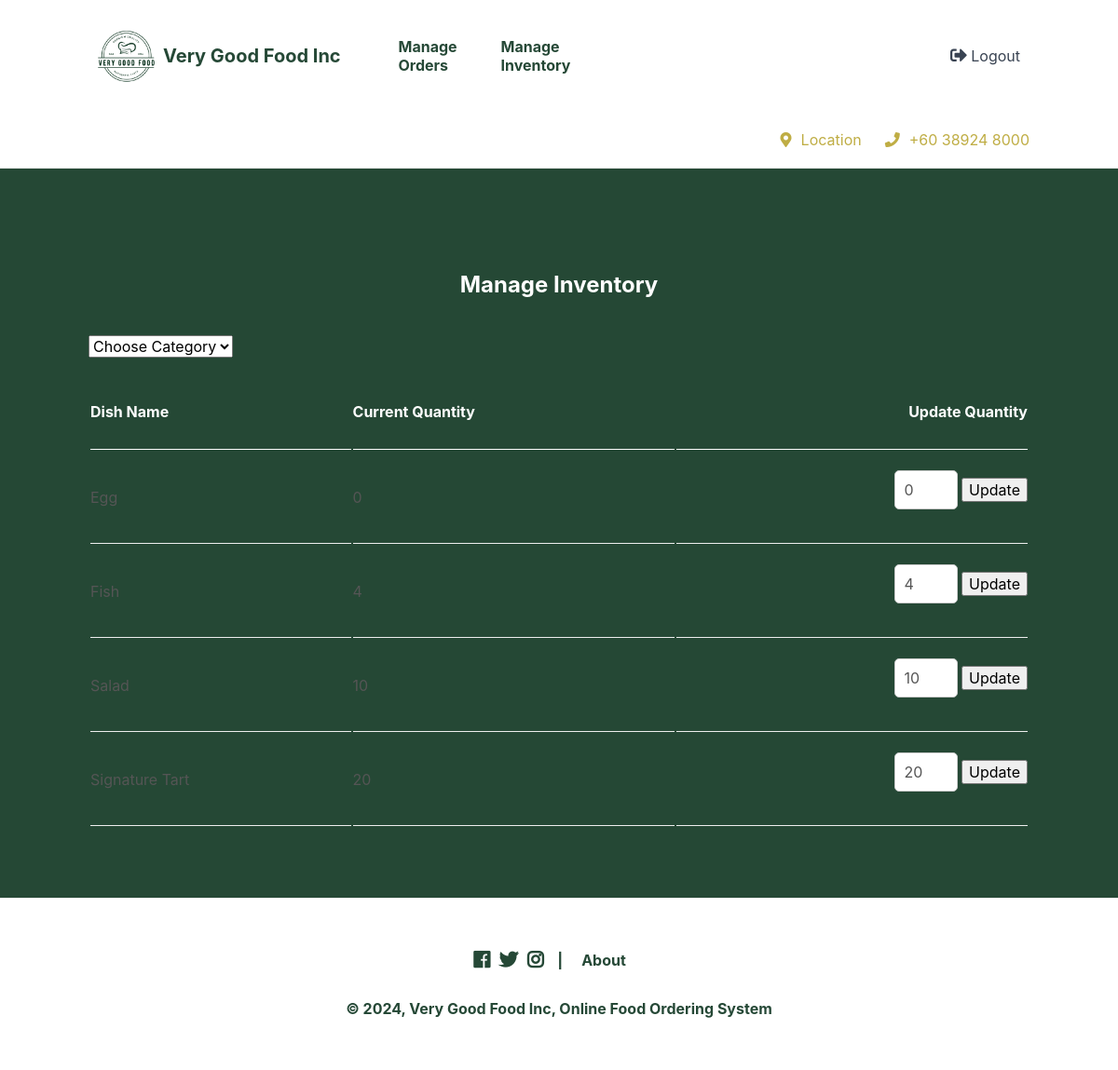
/index.php?page=managedishes (signed in), run on an earlier commit of the app's database.
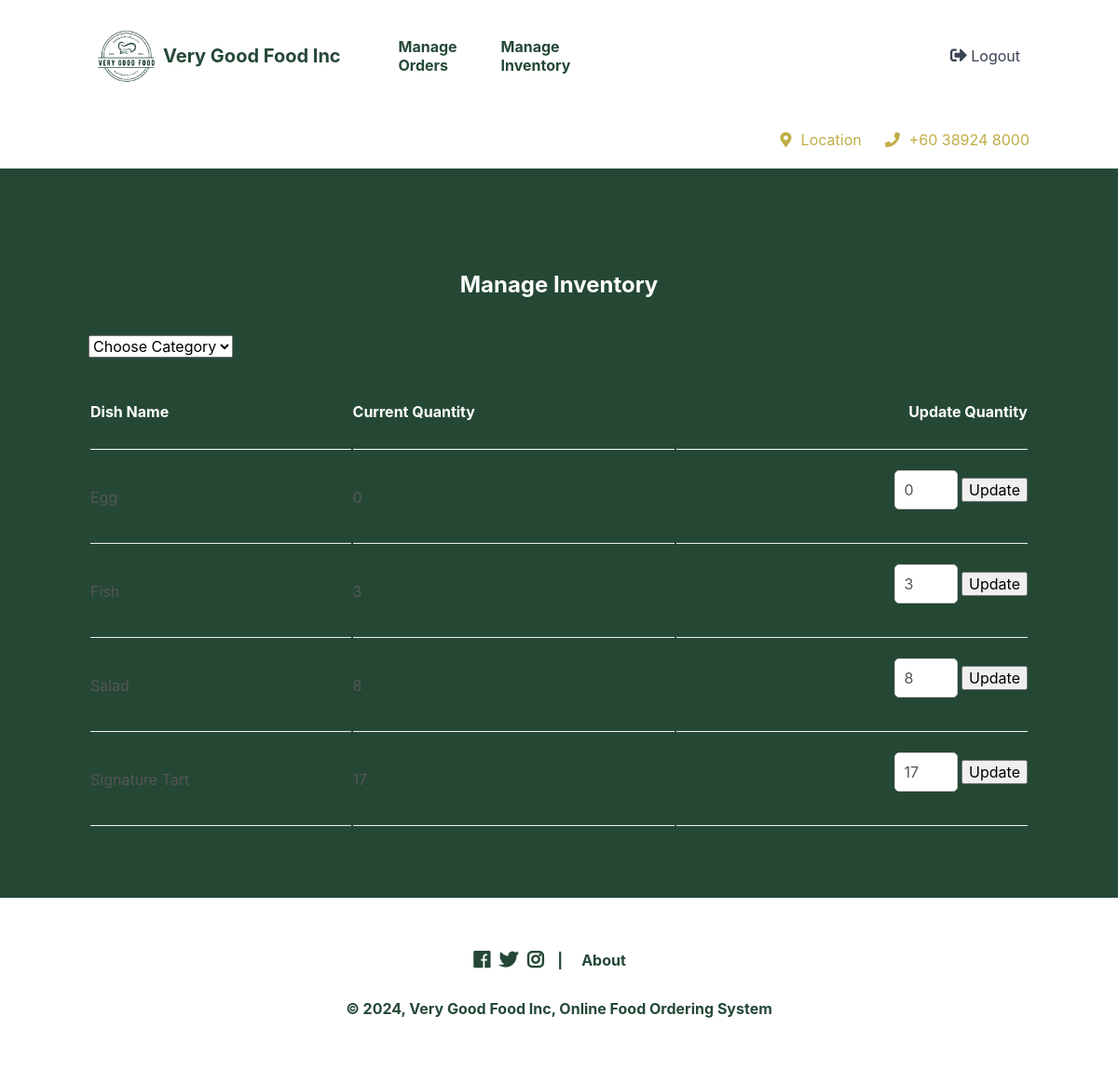
And on a later commit of the database.
### tables this page shows
CREATE TABLE `dishes` (
  `id` int(11) NOT NULL,
  `name` varchar(200) NOT NULL,
  `description` text NOT NULL,
  `price` decimal(7,2) NOT NULL,
  `quantity` int(11) NOT NULL,
  `img` text NOT NULL,
  `category_id` int(11) NOT NULL
);

### managedishes.php (the view, shortened to what this page needs)
<?php
$num_dishes_on_page = 10;
$current_page = isset($_GET['p']) && is_numeric($_GET['p']) ? (int)$_GET['p'] : 1;
$selected_category = isset($_GET['category_id']) ? $_GET['category_id'] : false;
if ($selected_category) {
    $stmt = $pdo->prepare('SELECT id, name, quantity FROM dishes WHERE category_id = :category_id LIMIT :current_page, :record_per_page');
    $stmt->bindValue(':category_id', $_GET['category_id'], PDO::PARAM_STR);
    $stmt->bindValue(':current_page', ($current_page - 1) * $num_dishes_on_page, PDO::PARAM_INT);
    $stmt->bindValue(':record_per_page', $num_dishes_on_page, PDO::PARAM_INT);
    $stmt->execute();
    $dishes = $stmt->fetchAll(PDO::FETCH_ASSOC);
    if (!$dishes) {
        error_page('Dishes not found', 'No dishes loaded');
        error_log('Cannot get dishes from database.');
        exit();
    }
}
else {
    $stmt = $pdo->prepare('SELECT id, name, quantity FROM dishes ORDER BY quantity LIMIT :current_page, :record_per_page');
    $stmt->bindValue(':current_page', ($current_page - 1) * $num_dishes_on_page, PDO::PARAM_INT);
    $stmt->bindValue(':record_per_page', $num_dishes_on_page, PDO::PARAM_INT);
    $stmt->execute();
    $dishes = $stmt->fetchAll(PDO::FETCH_ASSOC);
}
?>
<?=template_header('Manage Inventory')?>
<div class="cart content-wrapper">
    <h1>Manage Inventory</h1>
    <form method="get" action="index.php?page=managedishes">
        <select name="category_id" onchange="this.form.submit()">
            <option value="">Choose Category</option>
        </select>
    </form>
    <table>
            <thead>
                <tr>
                    <td>Dish Name</td>
                    <td>Current Quantity</td>
                    <td>Update Quantity</td>
                </tr>
            </thead>
            <tbody>
                <?php foreach ($dishes as $dish): ?>
                <tr>
                    <td><?=$dish['name']?></td>
                    <td><?=$dish['quantity']?></td>
                    <td>
                        <form method="post" action="index.php?page=managedishes">
                            <input type="number" name="update_quantity" value="<?=$dish['quantity']?>" min="0" placeholder="New Qty" required>
                            <input type="submit" value="Update">
                        </form>
                    </td>
                </tr>
                <?php endforeach; ?>
            </tbody>
        </table>
    <div class="buttons">
    </div>
</div>
<?=template_footer()?>

What changed in the data, as far as the page shows it:
changed dishes "Fish": quantity "4" → "3"; update_quantity "4" → "3"
changed dishes "Salad": quantity "10" → "8"; update_quantity "10" → "8"
changed dishes "Signature Tart": quantity "20" → "17"; update_quantity "20" → "17"
